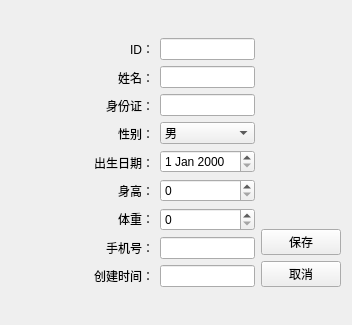
<?xml version="1.0" encoding="UTF-8"?>
<ui version="4.0">
 <class>PatientEditView</class>
 <widget class="QWidget" name="PatientEditView">
  <property name="geometry">
   <rect>
    <x>0</x>
    <y>0</y>
    <width>352</width>
    <height>325</height>
   </rect>
  </property>
  <property name="windowTitle">
   <string>编辑患者信息</string>
  </property>
  <layout class="QGridLayout" name="gridLayout_2">
   <item row="0" column="0">
    <spacer name="verticalSpacer_3">
     <property name="orientation">
      <enum>Qt::Orientation::Vertical</enum>
     </property>
     <property name="sizeHint" stdset="0">
      <size>
       <width>20</width>
       <height>0</height>
      </size>
     </property>
    </spacer>
   </item>
   <item row="1" column="0">
    <layout class="QHBoxLayout" name="horizontalLayout_2">
     <item>
      <spacer name="horizontalSpacer">
       <property name="orientation">
        <enum>Qt::Orientation::Horizontal</enum>
       </property>
       <property name="sizeHint" stdset="0">
        <size>
         <width>137</width>
         <height>20</height>
        </size>
       </property>
      </spacer>
     </item>
     <item>
      <layout class="QHBoxLayout" name="horizontalLayout">
       <item>
        <layout class="QGridLayout" name="gridLayout">
         <item row="0" column="1">
          <layout class="QVBoxLayout" name="verticalLayout_4">
           <item>
            <widget class="QLineEdit" name="dbEditID"/>
           </item>
           <item>
            <widget class="QLineEdit" name="dbEditName"/>
           </item>
           <item>
            <widget class="QLineEdit" name="dbEditIDCard"/>
           </item>
           <item>
            <widget class="QComboBox" name="dbComboSex">
             <item>
              <property name="text">
               <string>男</string>
              </property>
             </item>
             <item>
              <property name="text">
               <string>女</string>
              </property>
             </item>
            </widget>
           </item>
           <item>
            <widget class="QDateEdit" name="dbDateEditDOB"/>
           </item>
           <item>
            <widget class="QSpinBox" name="dbSpinHeight"/>
           </item>
           <item>
            <widget class="QSpinBox" name="dbSpinWeight"/>
           </item>
           <item>
            <widget class="QLineEdit" name="dbEditMobile"/>
           </item>
           <item>
            <widget class="QLineEdit" name="dbCreatedTimeStamp"/>
           </item>
          </layout>
         </item>
         <item row="0" column="0">
          <layout class="QVBoxLayout" name="verticalLayout">
           <item>
            <widget class="QLabel" name="label">
             <property name="text">
              <string>ID：</string>
             </property>
             <property name="alignment">
              <set>Qt::AlignmentFlag::AlignRight|Qt::AlignmentFlag::AlignTrailing|Qt::AlignmentFlag::AlignVCenter</set>
             </property>
            </widget>
           </item>
           <item>
            <widget class="QLabel" name="label_2">
             <property name="text">
              <string>姓名：</string>
             </property>
             <property name="alignment">
              <set>Qt::AlignmentFlag::AlignRight|Qt::AlignmentFlag::AlignTrailing|Qt::AlignmentFlag::AlignVCenter</set>
             </property>
            </widget>
           </item>
           <item>
            <widget class="QLabel" name="label_3">
             <property name="text">
              <string>身份证：</string>
             </property>
             <property name="alignment">
              <set>Qt::AlignmentFlag::AlignRight|Qt::AlignmentFlag::AlignTrailing|Qt::AlignmentFlag::AlignVCenter</set>
             </property>
            </widget>
           </item>
           <item>
            <widget class="QLabel" name="label_4">
             <property name="text">
              <string>性别：</string>
             </property>
             <property name="alignment">
              <set>Qt::AlignmentFlag::AlignRight|Qt::AlignmentFlag::AlignTrailing|Qt::AlignmentFlag::AlignVCenter</set>
             </property>
            </widget>
           </item>
           <item>
            <widget class="QLabel" name="label_5">
             <property name="text">
              <string>出生日期：</string>
             </property>
             <property name="alignment">
              <set>Qt::AlignmentFlag::AlignRight|Qt::AlignmentFlag::AlignTrailing|Qt::AlignmentFlag::AlignVCenter</set>
             </property>
            </widget>
           </item>
           <item>
            <widget class="QLabel" name="label_6">
             <property name="text">
              <string>身高：</string>
             </property>
             <property name="alignment">
              <set>Qt::AlignmentFlag::AlignRight|Qt::AlignmentFlag::AlignTrailing|Qt::AlignmentFlag::AlignVCenter</set>
             </property>
            </widget>
           </item>
           <item>
            <widget class="QLabel" name="label_7">
             <property name="text">
              <string>体重：</string>
             </property>
             <property name="alignment">
              <set>Qt::AlignmentFlag::AlignRight|Qt::AlignmentFlag::AlignTrailing|Qt::AlignmentFlag::AlignVCenter</set>
             </property>
            </widget>
           </item>
           <item>
            <widget class="QLabel" name="label_8">
             <property name="text">
              <string>手机号：</string>
             </property>
             <property name="alignment">
              <set>Qt::AlignmentFlag::AlignRight|Qt::AlignmentFlag::AlignTrailing|Qt::AlignmentFlag::AlignVCenter</set>
             </property>
            </widget>
           </item>
           <item>
            <widget class="QLabel" name="label_9">
             <property name="text">
              <string>创建时间：</string>
             </property>
             <property name="alignment">
              <set>Qt::AlignmentFlag::AlignRight|Qt::AlignmentFlag::AlignTrailing|Qt::AlignmentFlag::AlignVCenter</set>
             </property>
            </widget>
           </item>
          </layout>
         </item>
        </layout>
       </item>
       <item>
        <layout class="QVBoxLayout" name="verticalLayout_3">
         <item>
          <layout class="QVBoxLayout" name="verticalLayout_2">
           <item>
            <spacer name="verticalSpacer">
             <property name="orientation">
              <enum>Qt::Orientation::Vertical</enum>
             </property>
             <property name="sizeHint" stdset="0">
              <size>
               <width>20</width>
               <height>40</height>
              </size>
             </property>
            </spacer>
           </item>
           <item>
            <widget class="QPushButton" name="btSave">
             <property name="text">
              <string>保存</string>
             </property>
            </widget>
           </item>
           <item>
            <widget class="QPushButton" name="btCancel">
             <property name="text">
              <string>取消</string>
             </property>
            </widget>
           </item>
          </layout>
         </item>
        </layout>
       </item>
      </layout>
     </item>
     <item>
      <spacer name="horizontalSpacer_2">
       <property name="orientation">
        <enum>Qt::Orientation::Horizontal</enum>
       </property>
       <property name="sizeHint" stdset="0">
        <size>
         <width>40</width>
         <height>20</height>
        </size>
       </property>
      </spacer>
     </item>
    </layout>
   </item>
   <item row="2" column="0">
    <spacer name="verticalSpacer_2">
     <property name="orientation">
      <enum>Qt::Orientation::Vertical</enum>
     </property>
     <property name="sizeHint" stdset="0">
      <size>
       <width>20</width>
       <height>1</height>
      </size>
     </property>
    </spacer>
   </item>
  </layout>
 </widget>
 <resources/>
 <connections/>
</ui>
